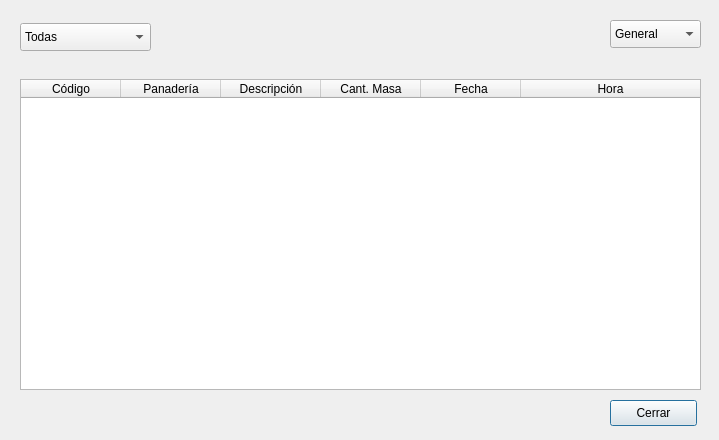
<?xml version="1.0" encoding="UTF-8"?>
<ui version="4.0">
 <class>Dialog</class>
 <widget class="QDialog" name="Dialog">
  <property name="windowModality">
   <enum>Qt::WindowModal</enum>
  </property>
  <property name="geometry">
   <rect>
    <x>0</x>
    <y>0</y>
    <width>719</width>
    <height>440</height>
   </rect>
  </property>
  <property name="sizePolicy">
   <sizepolicy hsizetype="Fixed" vsizetype="Fixed">
    <horstretch>0</horstretch>
    <verstretch>0</verstretch>
   </sizepolicy>
  </property>
  <property name="windowTitle">
   <string notr="true">Bitácora</string>
  </property>
  <property name="windowIcon">
   <iconset resource="../resources.qrc">
    <normaloff>:/images/assets/hbread.png</normaloff>:/images/assets/hbread.png</iconset>
  </property>
  <property name="toolTip">
   <string notr="true"/>
  </property>
  <property name="windowFilePath">
   <string notr="true"/>
  </property>
  <property name="modal">
   <bool>true</bool>
  </property>
  <widget class="QPushButton" name="qbClose">
   <property name="geometry">
    <rect>
     <x>610</x>
     <y>400</y>
     <width>87</width>
     <height>26</height>
    </rect>
   </property>
   <property name="text">
    <string notr="true">Cerrar</string>
   </property>
  </widget>
  <widget class="QComboBox" name="qcbType">
   <property name="geometry">
    <rect>
     <x>610</x>
     <y>20</y>
     <width>91</width>
     <height>28</height>
    </rect>
   </property>
   <property name="currentText">
    <string notr="true">General</string>
   </property>
   <item>
    <property name="text">
     <string>General</string>
    </property>
   </item>
   <item>
    <property name="text">
     <string notr="true">Problemas</string>
    </property>
   </item>
  </widget>
  <widget class="QStackedWidget" name="stackedWidget">
   <property name="geometry">
    <rect>
     <x>10</x>
     <y>59</y>
     <width>691</width>
     <height>341</height>
    </rect>
   </property>
   <property name="currentIndex">
    <number>1</number>
   </property>
   <widget class="QWidget" name="page">
    <widget class="QTableWidget" name="qtGeneral">
     <property name="geometry">
      <rect>
       <x>10</x>
       <y>20</y>
       <width>681</width>
       <height>311</height>
      </rect>
     </property>
     <property name="sizePolicy">
      <sizepolicy hsizetype="Expanding" vsizetype="Expanding">
       <horstretch>0</horstretch>
       <verstretch>0</verstretch>
      </sizepolicy>
     </property>
     <property name="editTriggers">
      <set>QAbstractItemView::NoEditTriggers</set>
     </property>
     <property name="alternatingRowColors">
      <bool>true</bool>
     </property>
     <property name="selectionBehavior">
      <enum>QAbstractItemView::SelectRows</enum>
     </property>
     <property name="sortingEnabled">
      <bool>true</bool>
     </property>
     <attribute name="horizontalHeaderDefaultSectionSize">
      <number>100</number>
     </attribute>
     <attribute name="horizontalHeaderStretchLastSection">
      <bool>true</bool>
     </attribute>
     <attribute name="verticalHeaderStretchLastSection">
      <bool>false</bool>
     </attribute>
     <column>
      <property name="text">
       <string notr="true">Código</string>
      </property>
      <property name="toolTip">
       <string notr="true"/>
      </property>
      <property name="whatsThis">
       <string notr="true"/>
      </property>
     </column>
     <column>
      <property name="text">
       <string notr="true">Panadería</string>
      </property>
      <property name="toolTip">
       <string notr="true"/>
      </property>
      <property name="whatsThis">
       <string notr="true"/>
      </property>
     </column>
     <column>
      <property name="text">
       <string notr="true">Descripción</string>
      </property>
      <property name="toolTip">
       <string notr="true"/>
      </property>
      <property name="whatsThis">
       <string notr="true"/>
      </property>
     </column>
     <column>
      <property name="text">
       <string notr="true">Fecha</string>
      </property>
      <property name="toolTip">
       <string notr="true"/>
      </property>
      <property name="whatsThis">
       <string notr="true"/>
      </property>
     </column>
     <column>
      <property name="text">
       <string notr="true">Hora</string>
      </property>
      <property name="toolTip">
       <string notr="true"/>
      </property>
      <property name="whatsThis">
       <string notr="true"/>
      </property>
     </column>
    </widget>
   </widget>
   <widget class="QWidget" name="page_2">
    <widget class="QTableWidget" name="qtProblem">
     <property name="geometry">
      <rect>
       <x>10</x>
       <y>20</y>
       <width>681</width>
       <height>311</height>
      </rect>
     </property>
     <property name="sortingEnabled">
      <bool>true</bool>
     </property>
     <attribute name="horizontalHeaderStretchLastSection">
      <bool>true</bool>
     </attribute>
     <column>
      <property name="text">
       <string>Código</string>
      </property>
     </column>
     <column>
      <property name="text">
       <string>Panadería</string>
      </property>
     </column>
     <column>
      <property name="text">
       <string>Descripción</string>
      </property>
     </column>
     <column>
      <property name="text">
       <string>Cant. Masa</string>
      </property>
     </column>
     <column>
      <property name="text">
       <string>Fecha</string>
      </property>
     </column>
     <column>
      <property name="text">
       <string>Hora</string>
      </property>
     </column>
    </widget>
   </widget>
  </widget>
  <widget class="QComboBox" name="bakeryList">
   <property name="geometry">
    <rect>
     <x>20</x>
     <y>23</y>
     <width>131</width>
     <height>28</height>
    </rect>
   </property>
   <item>
    <property name="text">
     <string>Todas</string>
    </property>
   </item>
  </widget>
 </widget>
 <resources>
  <include location="../resources.qrc"/>
 </resources>
 <connections>
  <connection>
   <sender>qcbType</sender>
   <signal>activated(int)</signal>
   <receiver>stackedWidget</receiver>
   <slot>setCurrentIndex(int)</slot>
   <hints>
    <hint type="sourcelabel">
     <x>438</x>
     <y>41</y>
    </hint>
    <hint type="destinationlabel">
     <x>260</x>
     <y>189</y>
    </hint>
   </hints>
  </connection>
 </connections>
</ui>
